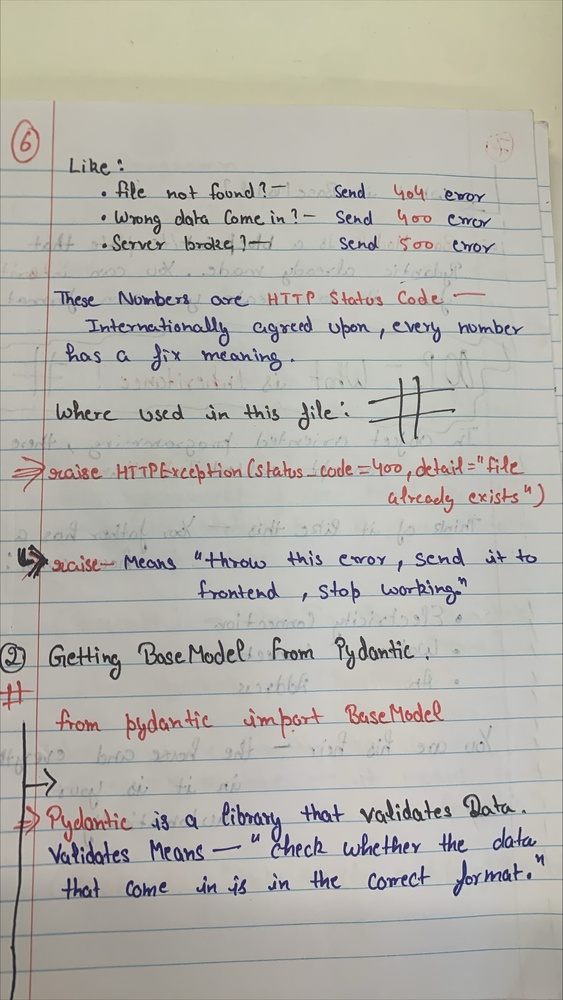
#> input picture Desktop/Item_Management_Master/backend/uploads/d2b7931003c9cd37c77ea7934064897be4624eb89d2d21bfa5370e9e94f4cdaa_Image.jpg, 563 x 1000 px, shrunk from 1448 x 2573 before the run
$ python -i advanced_preprocessing.py   (imports and definitions only)
#> lines starting #> are read from the running program, lines starting #| are printed output that depends on the picture; after the words box and inside, x2 and y2 are one past the last pixel; in counts of white or black regions, pixels touching at a corner belong together
#> further down, picture is the input picture: shape (1000, 563, 3); mean B, G, R 171.3, 178.2, 180.4
"""services/advanced_preprocessing.py - Ultra-Smart Image Enhancement"""
import cv2
import numpy as np
from typing import Tuple, Dict, Any

class AdvancedPreprocessor:
    """Advanced preprocessing pipeline for better OCR accuracy"""

    @staticmethod
    def detect_and_fix_skew(img: np.ndarray) -> np.ndarray:
        """Detect and fix document skew (rotation)"""
        gray = cv2.cvtColor(img, cv2.COLOR_BGR2GRAY) if len(img.shape) == 3 else img

        # Edge detection
        edges = cv2.Canny(gray, 50, 150, apertureSize=3)
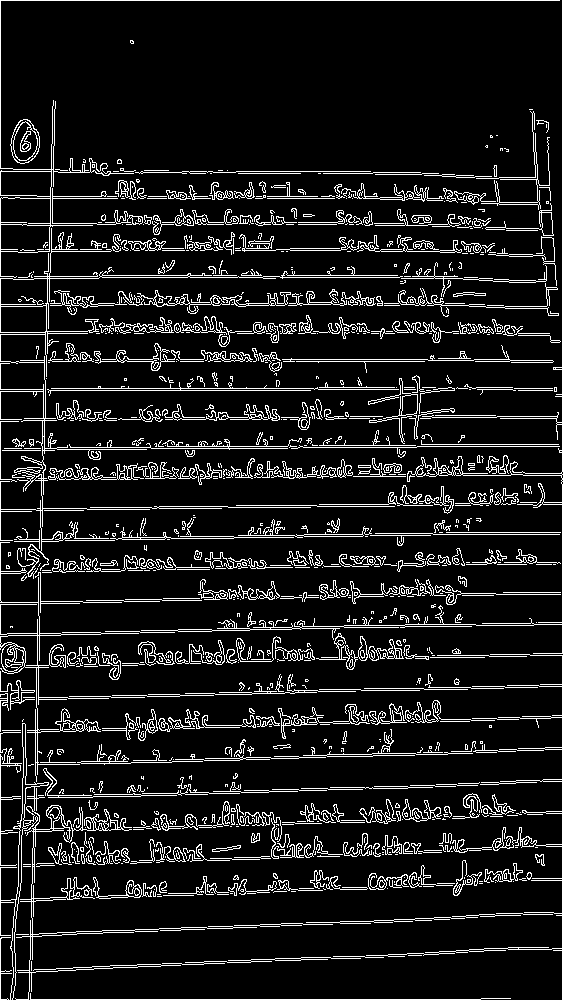
#> edges: shape (1000, 563); 10.2% white in thin lines or dots

        # Detect lines
        lines = cv2.HoughLinesP(edges, 1, np.pi/180, 100, minLineLength=100, maxLineGap=10)
#> lines = 118 rows, first 6: [562, 999, 562, 0], [0, 999, 0, 668], [0, 0, 559, 0], [49, 301, 54, 171], [1, 999, 480, 999], [0, 198, 379, 198]

        if lines is None or len(lines) < 5:
            return img

        # Calculate angles
        angles = []
        for line in lines:
            x1, y1, x2, y2 = line[0]
            if abs(x2 - x1) > 10:  # Ignore vertical lines
                angle = np.degrees(np.arctan2(y2 - y1, x2 - x1))
                if abs(angle) < 10:  # Only near-horizontal lines
                    angles.append(angle)
#> this loop made 118 passes
#> (x1, y1, x2, y2, angle) on passes 3, 5, 6, 7, 8, 9, 10, 11, 14, 15, 16, 17: (0, 0, 559, 0, 0), (1, 999, 480, 999, 0), (0, 198, 379, 198, 0), (283, 361, 424, 361, 0), (150, 446, 302, 446, 0), (383, 535, 496, 534, -0.507), (272, 660, 526, 656, -0.902), (45, 390, 310, 390, 0), (46, 359, 432, 359, 0), (99, 277, 262, 277, 0), (355, 566, 495, 563, -1.23), (45, 388, 317, 388, 0)
#> (x1, y1, x2, y2) on passes 1, 2, 4, 12, 13: (562, 999, 562, 0), (0, 999, 0, 668), (49, 301, 54, 171), (37, 667, 39, 530), (45, 354, 51, 167)
#> after the loop, angles = 111 values, max 1.12 at index 48, min -3.24 at index 66, mean -0.814

        if not angles:
            return img

        # Get median angle
        median_angle = np.median(angles)
#> median_angle = -0.888

        # Rotate if needed
        if abs(median_angle) > 0.5:
            (h, w) = img.shape[:2]
#> h = 1000; w = 563
            center = (w // 2, h // 2)
#> center = (281, 500)
            M = cv2.getRotationMatrix2D(center, median_angle, 1.0)
#> M = [[1, -0.0155, 7.78], [0.0155, 1, -4.3]]
            rotated = cv2.warpAffine(img, M, (w, h),
                                     flags=cv2.INTER_CUBIC,
                                     borderMode=cv2.BORDER_CONSTANT,
                                     borderValue=(255, 255, 255))
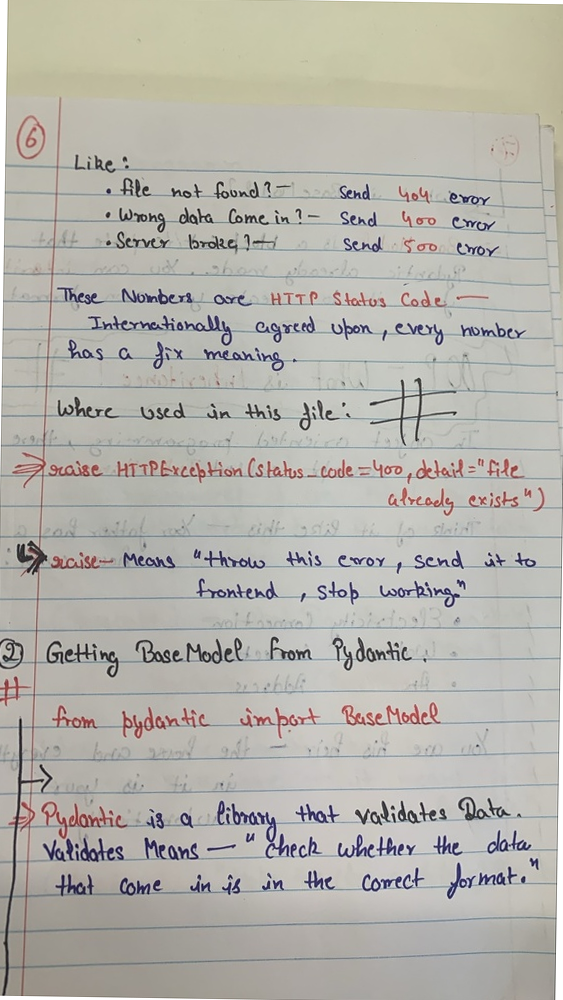
#> rotated: shape (1000, 563, 3); mean B, G, R 172.2, 178.9, 181.2
            print(f"  [DESKEW] Rotated by {median_angle:.2f} degrees")
#|   [DESKEW] Rotated by -0.89 degrees
            return rotated

        return img

    @staticmethod
    def remove_noise_and_enhance(img: np.ndarray) -> np.ndarray:
        """Remove noise and enhance text"""
        gray = cv2.cvtColor(img, cv2.COLOR_BGR2GRAY) if len(img.shape) == 3 else img

        # 1. Denoise
        denoised = cv2.fastNlMeansDenoising(gray, None, h=10, templateWindowSize=7, searchWindowSize=21)

        # 2. Normalize brightness
        normalized = np.empty_like(denoised)
        cv2.normalize(denoised, normalized, 0, 255, cv2.NORM_MINMAX)

        # 3. CLAHE (Contrast Limited Adaptive Histogram Equalization)
        clahe = cv2.createCLAHE(clipLimit=3.0, tileGridSize=(8, 8))
        enhanced = clahe.apply(normalized)
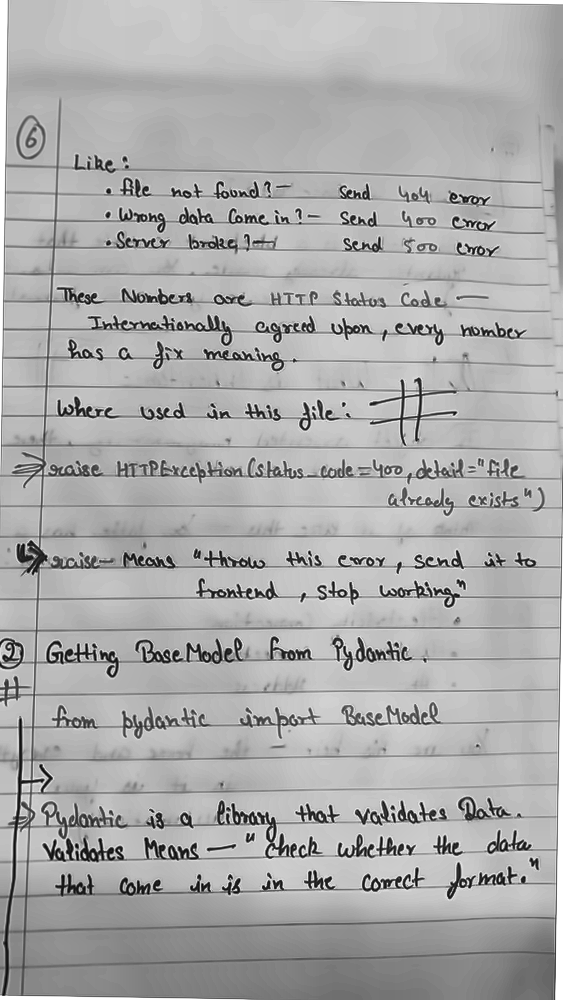
#> enhanced: shape (1000, 563); min 1, max 255, mean 171.6

        # 4. Sharpen
        kernel = np.array([[-1, -1, -1],
                          [-1,  9, -1],
                          [-1, -1, -1]])
        sharpened = cv2.filter2D(enhanced, -1, kernel)
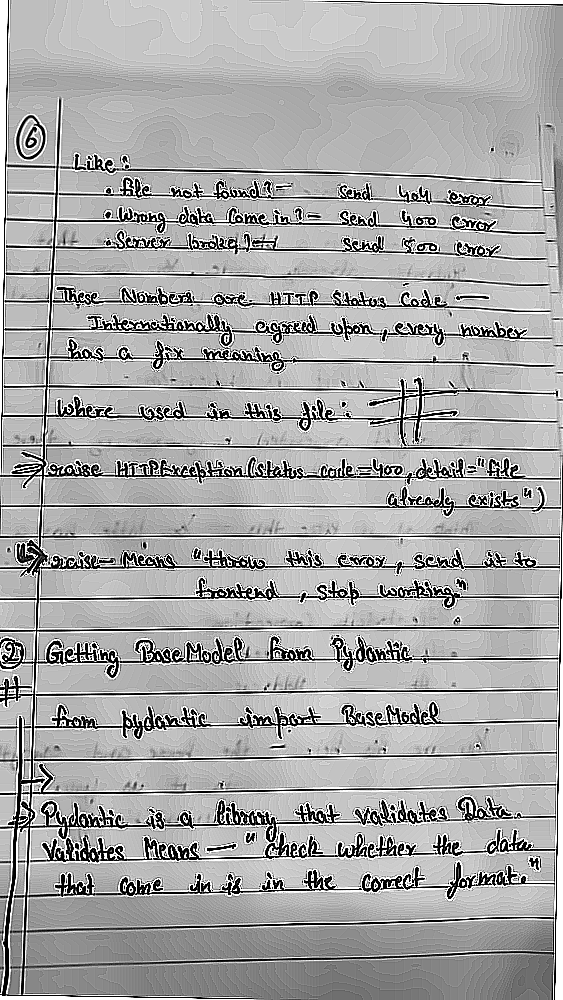
#> sharpened: shape (1000, 563); min 0, max 255, mean 168

        return sharpened

    @staticmethod
    def adaptive_binarize(img: np.ndarray) -> np.ndarray:
        """Smart binarization based on image content"""
        # Try Otsu first
        _, otsu = cv2.threshold(img, 0, 255, cv2.THRESH_BINARY + cv2.THRESH_OTSU)
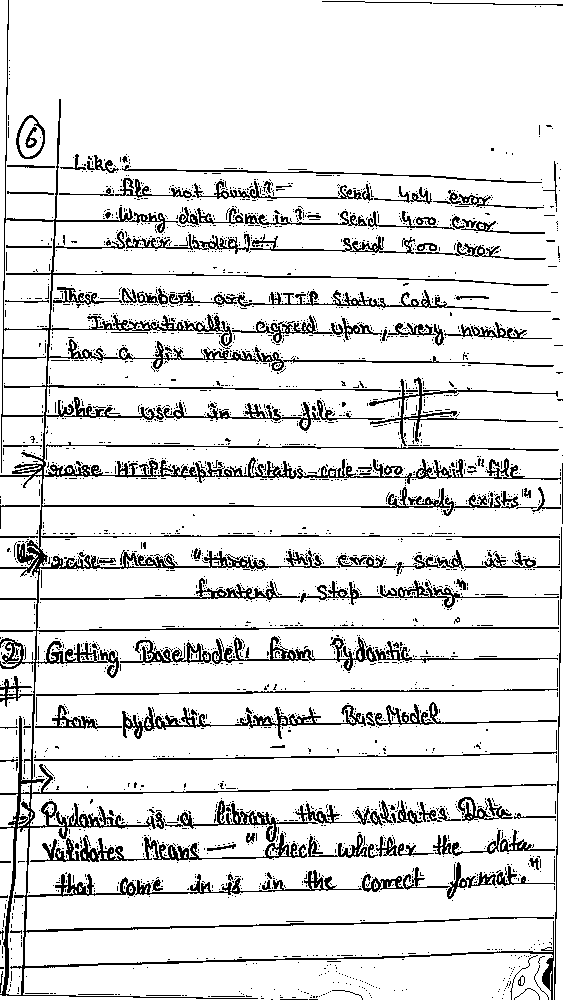
#> otsu: shape (1000, 563); 88% white; black in thin lines or dots

        # Check if Otsu worked well
        white_ratio = np.sum(otsu == 255) / otsu.size
#> white_ratio = 0.88

        if 0.2 < white_ratio < 0.85:
            return otsu

        # If Otsu failed, use adaptive
        adaptive = cv2.adaptiveThreshold(
            img, 255,
            cv2.ADAPTIVE_THRESH_GAUSSIAN_C,
            cv2.THRESH_BINARY,
            21, 10
        )
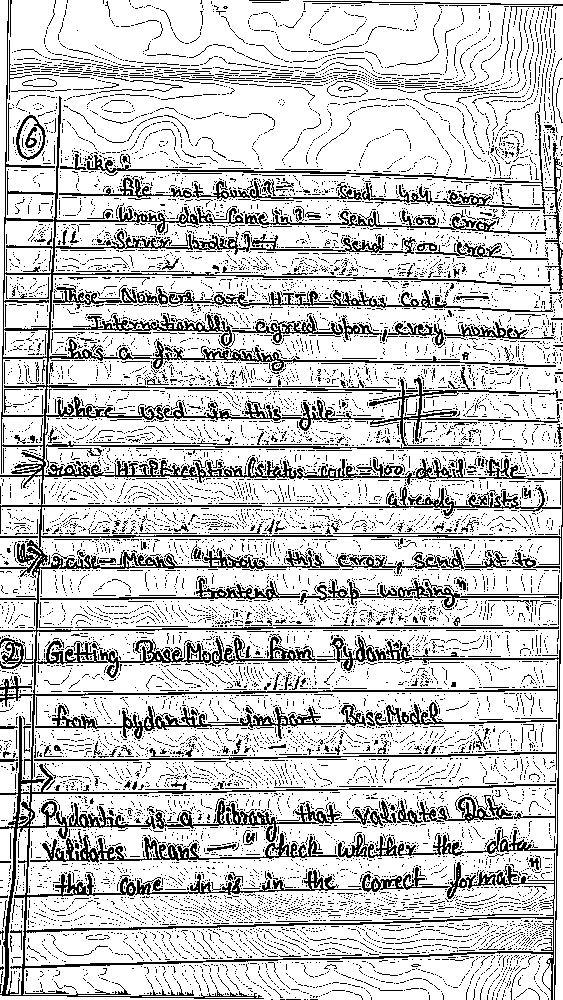
#> adaptive: shape (1000, 563); 79.4% white; black in thin lines or dots

        return adaptive

    @staticmethod
    def remove_borders(img: np.ndarray) -> np.ndarray:
        """Remove document borders/frames"""
        contours, _ = cv2.findContours(img, cv2.RETR_EXTERNAL, cv2.CHAIN_APPROX_SIMPLE)
#> contours = 143 contours, 113 with area under 20; largest, box (x1, y1, x2, y2) and area: (6, 0, 563, 537) 267275, (26, 537, 561, 1000) 189750, (0, 953, 553, 1000) 19146, (25, 918, 553, 966) 16647, (0, 695, 33, 793) 2231

        if not contours:
            return img

        # Find largest contour
        largest = max(contours, key=cv2.contourArea)
#> largest = contour of 2572 points, box (x1, y1, x2, y2) (6, 0, 563, 537), area 267275
        x, y, w, h = cv2.boundingRect(largest)
#> x = 6; y = 0; w = 557; h = 537

        # Crop with margin
        margin = 10
        return img[max(0, y-margin):min(img.shape[0], y+h+margin),
                  max(0, x-margin):min(img.shape[1], x+w+margin)]
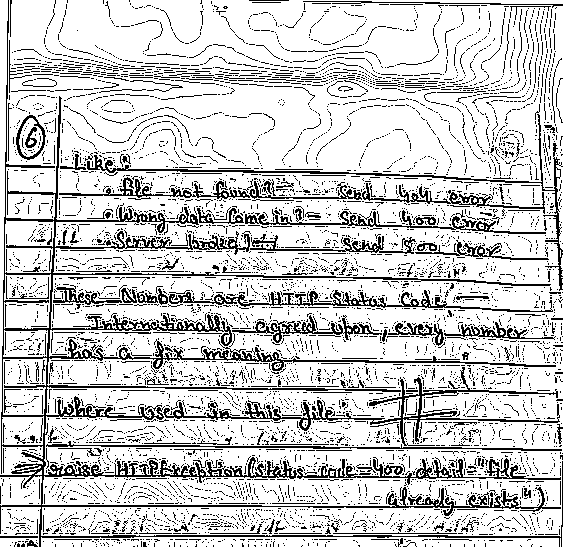
#> returned value: shape (547, 563); 80.5% white; black in thin lines or dots

    def process_for_ocr(self, img: np.ndarray) -> Tuple[np.ndarray, Dict[str, Any]]:
        """Complete preprocessing pipeline"""
        print("\n[START] Advanced preprocessing...")

        metadata = {"steps": []}

        # Step 1: Deskew
        deskewed = self.detect_and_fix_skew(img)
        if not np.array_equal(img, deskewed):
            metadata["steps"].append("deskew")

        # Step 2: Enhance
        enhanced = self.remove_noise_and_enhance(deskewed)
        metadata["steps"].append("enhance")

        # Step 3: Binarize
        binary = self.adaptive_binarize(enhanced)
        metadata["steps"].append("binarize")

        # Step 4: Remove borders
        cleaned = self.remove_borders(binary)
        if cleaned.shape != binary.shape:
            metadata["steps"].append("remove_borders")

        print(f"[OK] Preprocessing: {' -> '.join(metadata['steps'])}")

        return cleaned, metadata

>>> import cv2
>>> picture = cv2.imread('../uploads/d2b7931003c9cd37c77ea7934064897be4624eb89d2d21bfa5370e9e94f4cdaa_Image.jpg')
>>> result = AdvancedPreprocessor().process_for_ocr(picture)
